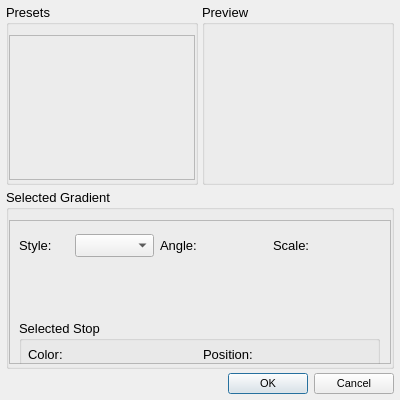
<?xml version="1.0" encoding="UTF-8"?>
<ui version="4.0">
 <class>GradientEditorDialog</class>
 <widget class="QDialog" name="GradientEditorDialog">
  <property name="geometry">
   <rect>
    <x>0</x>
    <y>0</y>
    <width>400</width>
    <height>400</height>
   </rect>
  </property>
  <property name="font">
   <font>
    <pointsize>8</pointsize>
   </font>
  </property>
  <property name="windowTitle">
   <string>Dialog</string>
  </property>
  <layout class="QVBoxLayout" name="verticalLayout">
   <property name="spacing">
    <number>4</number>
   </property>
   <property name="leftMargin">
    <number>6</number>
   </property>
   <property name="topMargin">
    <number>4</number>
   </property>
   <property name="rightMargin">
    <number>6</number>
   </property>
   <property name="bottomMargin">
    <number>6</number>
   </property>
   <item>
    <layout class="QHBoxLayout" name="horizontalLayout_3">
     <item>
      <widget class="QGroupBox" name="groupBox_2">
       <property name="font">
        <font>
         <pointsize>10</pointsize>
        </font>
       </property>
       <property name="title">
        <string>Presets</string>
       </property>
       <property name="flat">
        <bool>true</bool>
       </property>
       <layout class="QVBoxLayout" name="verticalLayout_2">
        <property name="leftMargin">
         <number>0</number>
        </property>
        <property name="topMargin">
         <number>10</number>
        </property>
        <property name="rightMargin">
         <number>0</number>
        </property>
        <property name="bottomMargin">
         <number>2</number>
        </property>
        <item>
         <widget class="QFrame" name="frame">
          <property name="frameShape">
           <enum>QFrame::StyledPanel</enum>
          </property>
          <property name="frameShadow">
           <enum>QFrame::Raised</enum>
          </property>
         </widget>
        </item>
       </layout>
      </widget>
     </item>
     <item>
      <widget class="QGroupBox" name="groupBox_3">
       <property name="font">
        <font>
         <pointsize>10</pointsize>
        </font>
       </property>
       <property name="title">
        <string>Preview</string>
       </property>
       <property name="flat">
        <bool>true</bool>
       </property>
       <layout class="QVBoxLayout" name="verticalLayout_3">
        <property name="leftMargin">
         <number>0</number>
        </property>
        <property name="topMargin">
         <number>10</number>
        </property>
        <property name="rightMargin">
         <number>0</number>
        </property>
        <property name="bottomMargin">
         <number>2</number>
        </property>
        <item>
         <widget class="QFrame" name="frame_3">
          <property name="frameShape">
           <enum>QFrame::NoFrame</enum>
          </property>
          <property name="frameShadow">
           <enum>QFrame::Raised</enum>
          </property>
          <layout class="QVBoxLayout" name="verticalLayout_4">
           <property name="leftMargin">
            <number>0</number>
           </property>
           <property name="topMargin">
            <number>0</number>
           </property>
           <property name="rightMargin">
            <number>0</number>
           </property>
           <property name="bottomMargin">
            <number>0</number>
           </property>
           <item>
            <widget class="GradientSwatchWidget" name="gradientSwatchPreview" native="true">
             <property name="enabled">
              <bool>false</bool>
             </property>
            </widget>
           </item>
          </layout>
         </widget>
        </item>
       </layout>
      </widget>
     </item>
    </layout>
   </item>
   <item>
    <widget class="QGroupBox" name="groupBox">
     <property name="font">
      <font>
       <pointsize>10</pointsize>
      </font>
     </property>
     <property name="title">
      <string>Selected Gradient</string>
     </property>
     <property name="flat">
      <bool>true</bool>
     </property>
     <property name="checkable">
      <bool>false</bool>
     </property>
     <layout class="QHBoxLayout" name="horizontalLayout_2">
      <property name="spacing">
       <number>6</number>
      </property>
      <property name="leftMargin">
       <number>0</number>
      </property>
      <property name="topMargin">
       <number>10</number>
      </property>
      <property name="rightMargin">
       <number>0</number>
      </property>
      <property name="bottomMargin">
       <number>2</number>
      </property>
      <item>
       <widget class="QFrame" name="frame_2">
        <property name="frameShape">
         <enum>QFrame::StyledPanel</enum>
        </property>
        <property name="frameShadow">
         <enum>QFrame::Raised</enum>
        </property>
        <widget class="QGroupBox" name="groupBox_4">
         <property name="geometry">
          <rect>
           <x>10</x>
           <y>100</y>
           <width>361</width>
           <height>51</height>
          </rect>
         </property>
         <property name="title">
          <string>Selected Stop</string>
         </property>
         <layout class="QHBoxLayout" name="horizontalLayout">
          <property name="leftMargin">
           <number>6</number>
          </property>
          <property name="topMargin">
           <number>2</number>
          </property>
          <property name="rightMargin">
           <number>6</number>
          </property>
          <property name="bottomMargin">
           <number>2</number>
          </property>
          <item>
           <widget class="QLabel" name="label">
            <property name="text">
             <string>Color:</string>
            </property>
           </widget>
          </item>
          <item>
           <widget class="ColorSwatchWidget" name="stopColorSwatch" native="true"/>
          </item>
          <item>
           <widget class="QLabel" name="label_2">
            <property name="text">
             <string>Position:</string>
            </property>
           </widget>
          </item>
          <item>
           <widget class="SGValueSliderRow" name="rowStopPosition" native="true"/>
          </item>
         </layout>
        </widget>
        <widget class="QFrame" name="frame_4">
         <property name="geometry">
          <rect>
           <x>10</x>
           <y>10</y>
           <width>361</width>
           <height>31</height>
          </rect>
         </property>
         <property name="frameShape">
          <enum>QFrame::NoFrame</enum>
         </property>
         <property name="frameShadow">
          <enum>QFrame::Raised</enum>
         </property>
         <layout class="QHBoxLayout" name="horizontalLayout_4">
          <property name="leftMargin">
           <number>0</number>
          </property>
          <property name="topMargin">
           <number>0</number>
          </property>
          <property name="rightMargin">
           <number>0</number>
          </property>
          <property name="bottomMargin">
           <number>0</number>
          </property>
          <item>
           <widget class="QLabel" name="label_3">
            <property name="text">
             <string>Style:</string>
            </property>
           </widget>
          </item>
          <item>
           <widget class="QComboBox" name="comboBoxStyle"/>
          </item>
          <item>
           <widget class="QLabel" name="label_4">
            <property name="text">
             <string>Angle:</string>
            </property>
           </widget>
          </item>
          <item>
           <widget class="SGValueSliderRow" name="rowAngle" native="true"/>
          </item>
          <item>
           <widget class="QLabel" name="label_5">
            <property name="text">
             <string>Scale:</string>
            </property>
           </widget>
          </item>
          <item>
           <widget class="SGValueSliderRow" name="rowScale" native="true"/>
          </item>
         </layout>
        </widget>
        <widget class="GradientStopEditorWidget" name="gradientStopEditor" native="true">
         <property name="geometry">
          <rect>
           <x>10</x>
           <y>50</y>
           <width>361</width>
           <height>41</height>
          </rect>
         </property>
        </widget>
       </widget>
      </item>
     </layout>
    </widget>
   </item>
   <item>
    <widget class="QDialogButtonBox" name="buttonBox">
     <property name="layoutDirection">
      <enum>Qt::LeftToRight</enum>
     </property>
     <property name="orientation">
      <enum>Qt::Horizontal</enum>
     </property>
     <property name="standardButtons">
      <set>QDialogButtonBox::Cancel|QDialogButtonBox::Ok</set>
     </property>
    </widget>
   </item>
  </layout>
 </widget>
 <customwidgets>
  <customwidget>
   <class>ColorSwatchWidget</class>
   <extends>QWidget</extends>
   <header>src/UI/Widgets/ColorSwatchWidget.h</header>
   <container>1</container>
  </customwidget>
  <customwidget>
   <class>GradientSwatchWidget</class>
   <extends>QWidget</extends>
   <header>src/UI/Widgets/GradientSwatchWidget.h</header>
   <container>1</container>
  </customwidget>
  <customwidget>
   <class>GradientStopEditorWidget</class>
   <extends>QWidget</extends>
   <header>src/UI/Widgets/GradientStopEditorWidget.h</header>
   <container>1</container>
  </customwidget>
  <customwidget>
   <class>SGValueSliderRow</class>
   <extends>QWidget</extends>
   <header>src/UI/Widgets/SGValueSliderRow.h</header>
   <container>1</container>
  </customwidget>
 </customwidgets>
 <resources/>
 <connections>
  <connection>
   <sender>buttonBox</sender>
   <signal>accepted()</signal>
   <receiver>GradientEditorDialog</receiver>
   <slot>accept()</slot>
   <hints>
    <hint type="sourcelabel">
     <x>248</x>
     <y>254</y>
    </hint>
    <hint type="destinationlabel">
     <x>157</x>
     <y>274</y>
    </hint>
   </hints>
  </connection>
  <connection>
   <sender>buttonBox</sender>
   <signal>rejected()</signal>
   <receiver>GradientEditorDialog</receiver>
   <slot>reject()</slot>
   <hints>
    <hint type="sourcelabel">
     <x>316</x>
     <y>260</y>
    </hint>
    <hint type="destinationlabel">
     <x>286</x>
     <y>274</y>
    </hint>
   </hints>
  </connection>
 </connections>
 <slots>
  <slot>stopPanelValueChanged()</slot>
 </slots>
</ui>
